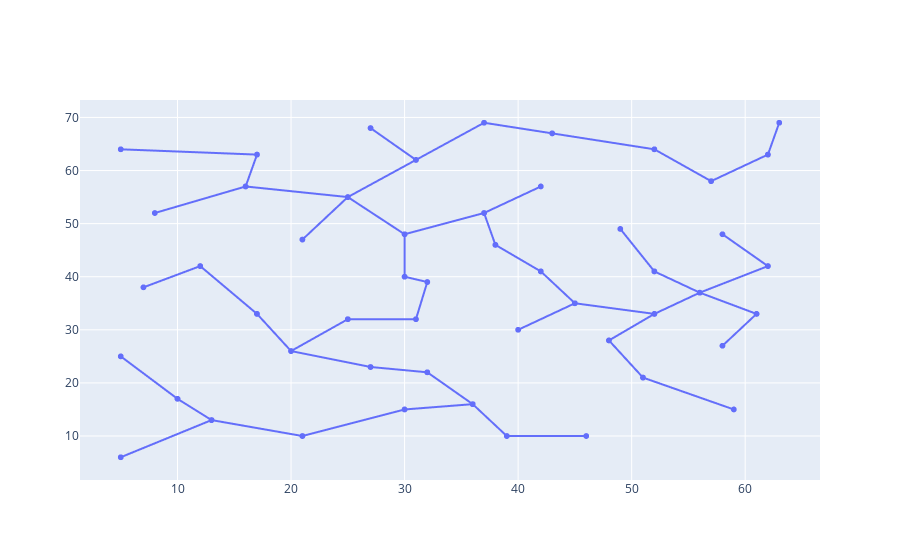

Notebook source saved alongside this figure:
### Code cell
fig = go.Figure(data=go.Scattergl(
    x=edge_x,
    y=edge_y,
    mode="markers+lines",
    # mode="markers"
))
fig.update_layout(height=750)
fig.show()

### Figure 1 — Plotly figure (JSON) as saved in the notebook; plotly's stock layout.template omitted (floating-point values rounded to 4 significant figures; data arrays with more than 128 entries replaced by an {"elided": "..."} marker saying what was removed)
{"data": [{"mode": "markers+lines", "type": "scattergl", "x": {"elided": "300 int values"}, "y": {"elided": "300 int values"}}], "layout": {"autosize": true, "xaxis": {"autorange": true, "range": [1.49, 66.51], "type": "linear"}, "yaxis": {"autorange": true, "range": [1.981, 73.02], "type": "linear"}}}
